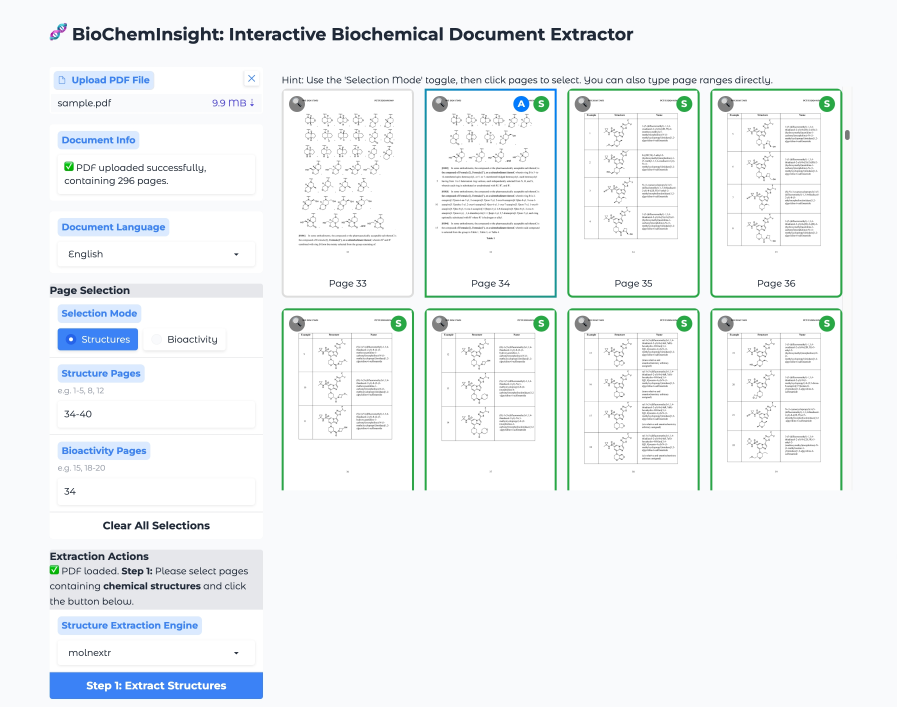
#> input picture images/BioChemInsight.jpeg, 2691 x 2119 px (shown at 1/3 size)
$ python -i detect_wavy_endpoints.py   (imports and definitions only)
#> lines starting #> are read from the running program, lines starting #| are printed output that depends on the picture; after the words box and inside, x2 and y2 are one past the last pixel; in counts of white or black regions, pixels touching at a corner belong together
#> in detect_image, image is the input picture: shape (2119, 2691, 3); mean B, G, R 245.6, 243.6, 239.9
from __future__ import annotations

import argparse
import csv
import json
import math
from collections import Counter
from pathlib import Path
from typing import Any

import cv2
import numpy as np


SIDE_NAMES = ("left", "right", "top", "bottom")


# [84 lines left out: functions load_rows, parse_json_dict, row_image_path, expected_direction, direction_to_side, expected_has_endpoint and 1 more, not called in this run]


def foreground_mask(image: np.ndarray) -> np.ndarray:
    gray = cv2.cvtColor(image, cv2.COLOR_BGR2GRAY) if image.ndim == 3 else image
    blurred = cv2.GaussianBlur(gray, (3, 3), 0)
    _, otsu = cv2.threshold(blurred, 0, 255, cv2.THRESH_BINARY_INV + cv2.THRESH_OTSU)
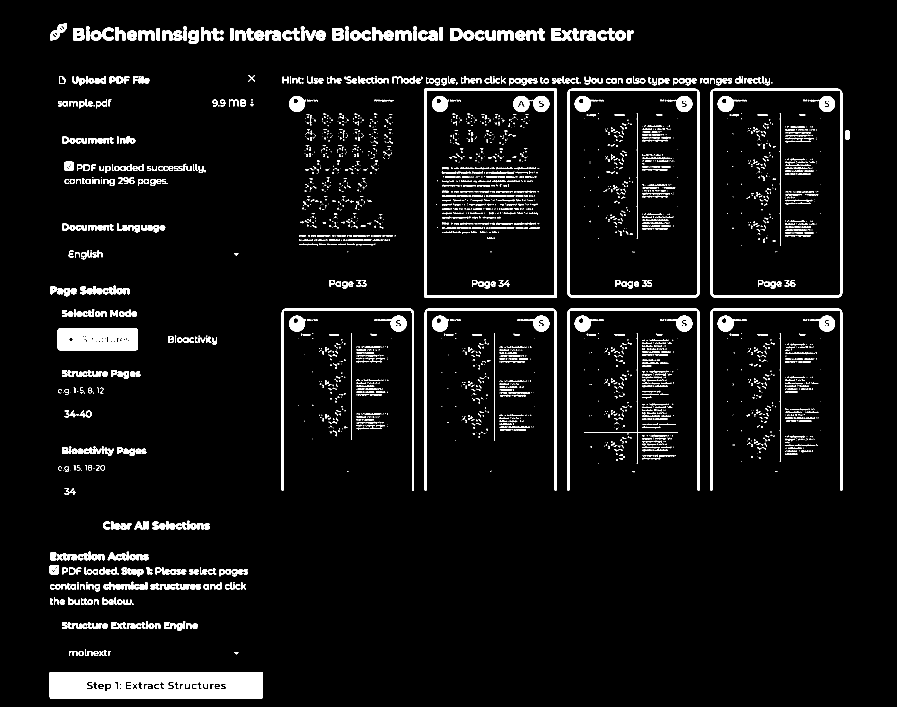
#> otsu: shape (2119, 2691) (shown at 1/3 size); 5.5% white; 3685 white regions (2384 under 20 px), largest, box (x1, y1, x2, y2) and area: (149, 2017, 789, 2097) 46519, (173, 985, 414, 1051) 14896, (1274, 266, 1670, 893) 12135
    fixed = (gray < 235).astype(np.uint8) * 255
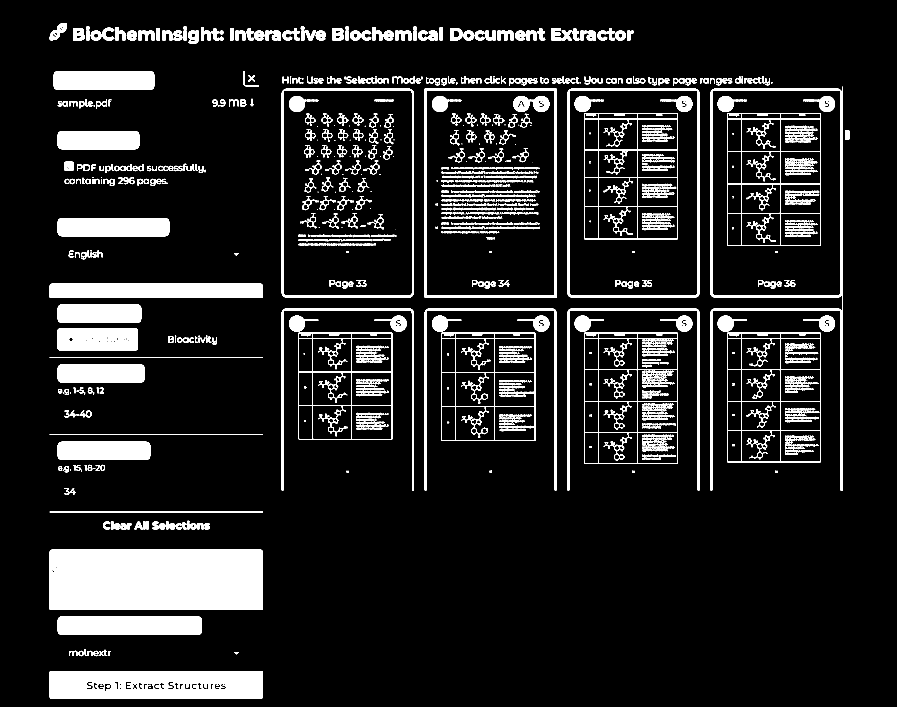
#> fixed: shape (2119, 2691) (shown at 1/3 size); 11.2% white; 1249 white regions (303 under 20 px), largest, box (x1, y1, x2, y2) and area: (149, 1649, 789, 1829) 115118, (149, 2015, 789, 2097) 48349, (149, 851, 789, 893) 26853
    mask = cv2.bitwise_or(otsu, fixed)
    kernel = np.ones((2, 2), dtype=np.uint8)
    mask = cv2.morphologyEx(mask, cv2.MORPH_OPEN, kernel, iterations=1)
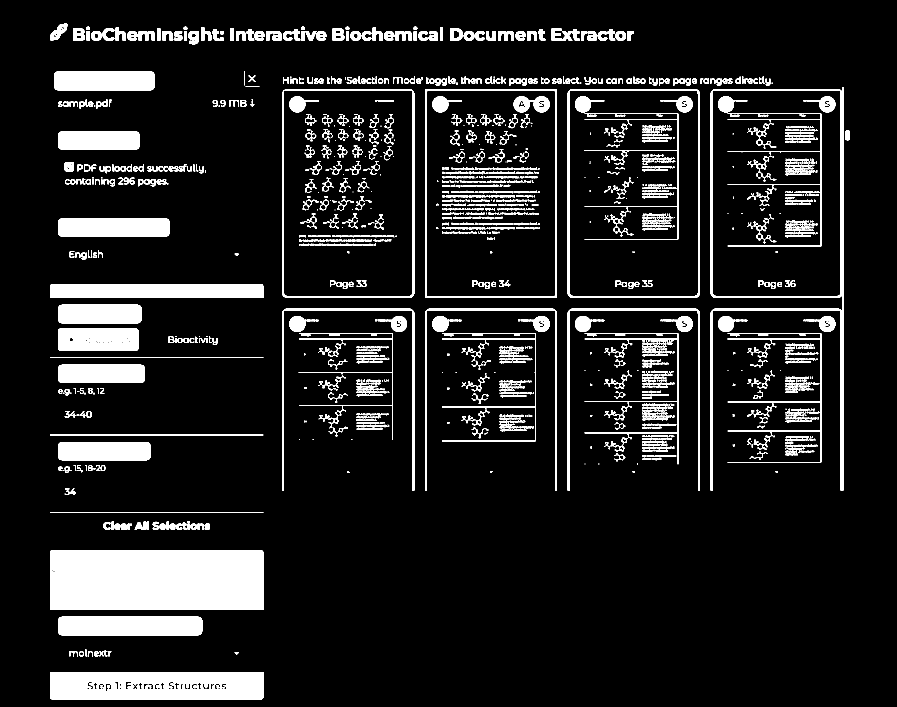
#> mask: shape (2119, 2691) (shown at 1/3 size); 11% white; 2176 white regions (783 under 20 px), largest, box (x1, y1, x2, y2) and area: (150, 1650, 790, 1830) 115118, (150, 2016, 790, 2098) 48339, (150, 852, 790, 894) 26853
    return mask


def bbox_from_mask(mask: np.ndarray) -> tuple[int, int, int, int] | None:
    ys, xs = np.where(mask > 0)
    if len(xs) == 0:
        return None
    return int(xs.min()), int(ys.min()), int(xs.max()) + 1, int(ys.max()) + 1


def side_band(mask: np.ndarray, bbox: tuple[int, int, int, int], side: str) -> np.ndarray:
    x1, y1, x2, y2 = bbox
    width = max(1, x2 - x1)
    height = max(1, y2 - y1)
    band_w = max(6, int(round(width * 0.28)))
    band_h = max(6, int(round(height * 0.28)))
    if side == "left":
        return mask[y1:y2, x1 : min(x2, x1 + band_w)]
    if side == "right":
        return mask[y1:y2, max(x1, x2 - band_w) : x2]
    if side == "top":
        return mask[y1 : min(y2, y1 + band_h), x1:x2]
    return mask[max(y1, y2 - band_h) : y2, x1:x2]


def band_complexity(band: np.ndarray) -> dict[str, float]:
    if band.size == 0:
        return {"ink": 0.0, "edge_density": 0.0, "component_density": 0.0}
    ink = float((band > 0).mean())
    edges = cv2.Canny(band, 50, 150)
    edge_density = float((edges > 0).mean())
    num_labels, _, stats, _ = cv2.connectedComponentsWithStats((band > 0).astype(np.uint8), 8)
    useful = 0
    for index in range(1, num_labels):
        area = int(stats[index, cv2.CC_STAT_AREA])
        if area >= 3:
            useful += 1
    component_density = useful / max(1.0, math.sqrt(float(band.shape[0] * band.shape[1])))
    return {
        "ink": ink,
        "edge_density": edge_density,
        "component_density": component_density,
    }


def detect_image(path: Path) -> dict[str, Any]:
    image = cv2.imread(str(path), cv2.IMREAD_COLOR)
    if image is None:
        return {
            "image_readable": False,
            "visual_endpoint_score": 0.0,
            "predicted_side": "",
            "side_scores": {},
        }
    mask = foreground_mask(image)
    bbox = bbox_from_mask(mask)
#> bbox = (150, 70, 2550, 2098)
    if bbox is None:
        return {
            "image_readable": True,
            "visual_endpoint_score": 0.0,
            "predicted_side": "",
            "side_scores": {},
        }
    image_h, image_w = mask.shape[:2]
#> image_h = 2119; image_w = 2691
    x1, y1, x2, y2 = bbox
#> x1 = 150; y1 = 70; x2 = 2550; y2 = 2098
    side_scores = {}
    side_features = {}
    for side in SIDE_NAMES:
        band = side_band(mask, bbox, side)
        features = band_complexity(band)
        if side == "left":
            proximity = 1.0 - min(1.0, x1 / max(1.0, image_w * 0.18))
        elif side == "right":
            proximity = 1.0 - min(1.0, (image_w - x2) / max(1.0, image_w * 0.18))
        elif side == "top":
            proximity = 1.0 - min(1.0, y1 / max(1.0, image_h * 0.18))
        else:
            proximity = 1.0 - min(1.0, (image_h - y2) / max(1.0, image_h * 0.18))
        score = (
            0.58 * min(1.0, features["edge_density"] * 18.0)
            + 0.25 * min(1.0, features["ink"] * 7.0)
            + 0.12 * min(1.0, features["component_density"] * 5.0)
            + 0.05 * proximity
        )
        side_scores[side] = float(score)
        side_features[side] = {**features, "proximity": float(proximity)}
#> this loop made 4 passes
#> (ink in band_complexity, edge_density in band_complexity, num_labels in band_complexity, proximity, score) on passes 1 to 4: (0.262, 0.0192, 195, 0.69, 0.585), (0.0765, 0.033, 795, 0.709, 0.634), (0.126, 0.0427, 1026, 0.816, 0.827), (0.142, 0.00555, 36, 0.945, 0.372)
#> pass 1, in detect_image, `band = side_band(mask, bbox, side)`:
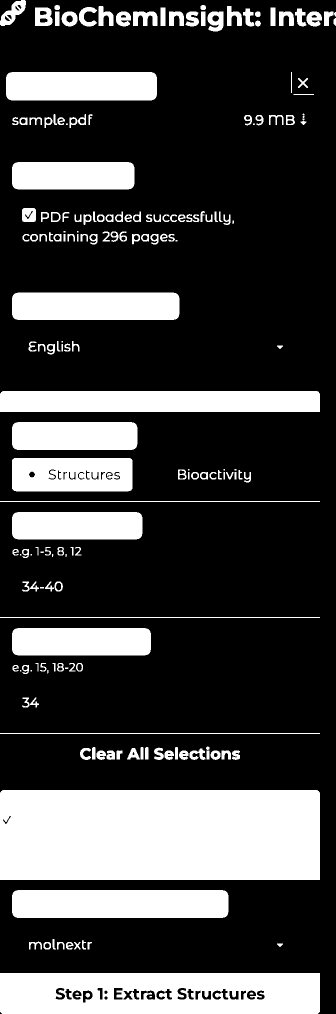
#> band: shape (2028, 672) (shown at 1/2 size); 26.2% white; 194 white regions (21 under 20 px), largest, box (x1, y1, x2, y2) and area: (0, 1580, 640, 1760) 115118, (0, 1946, 640, 2028) 48339, (0, 782, 640, 824) 26853
#> pass 1, in band_complexity, `edges = cv2.Canny(band, 50, 150)`:
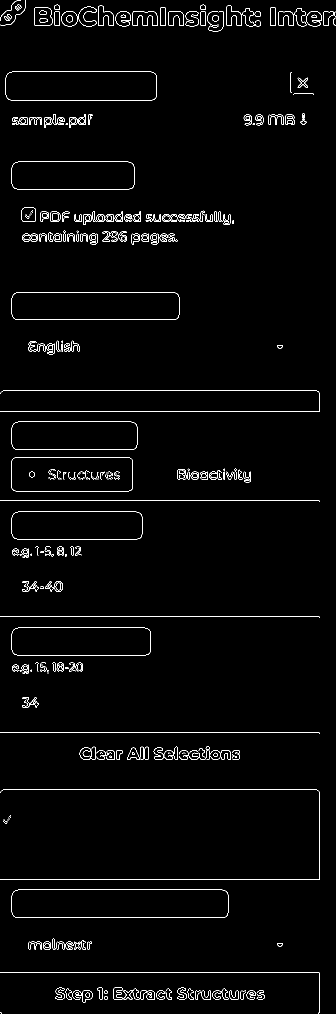
#> edges: shape (2028, 672) (shown at 1/2 size); 1.9% white in thin lines or dots
#> pass 2, in band_complexity (call 2), `edges = cv2.Canny(band, 50, 150)`:
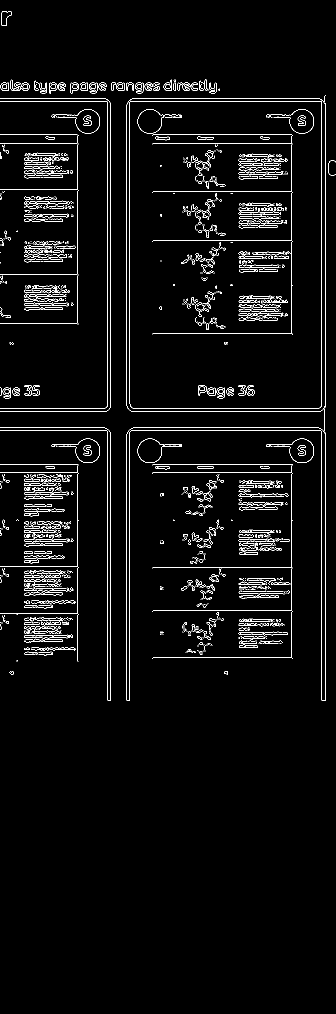
#> edges: shape (2028, 672) (shown at 1/2 size); 3.3% white in thin lines or dots, all inside (x1, y1, x2, y2) = (0, 22, 672, 1402)
#> after the loop:
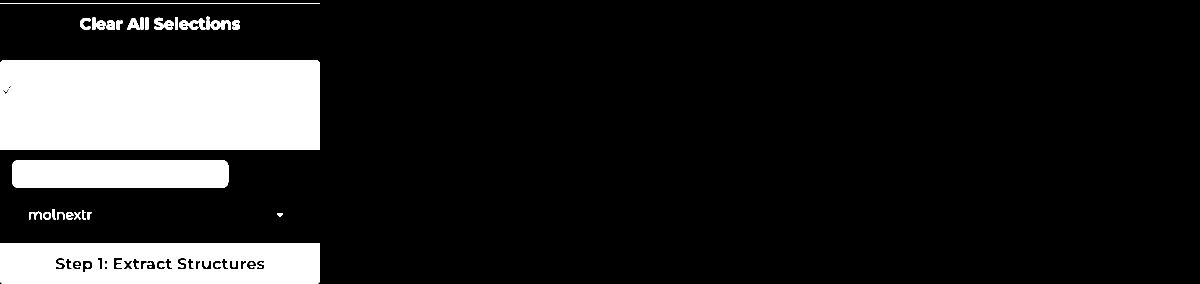
#> band: shape (568, 2400) (shown at 1/2 size); 14.2% white; 35 white regions (1 under 20 px), largest, box (x1, y1, x2, y2) and area: (0, 120, 640, 300) 115118, (0, 486, 640, 568) 48339, (24, 320, 457, 376) 24100
#> after the loop, side_features = 4 items; side_scores = {'left': 0.585, 'right': 0.634, 'top': 0.827, 'bottom': 0.372}
    predicted_side = max(side_scores, key=side_scores.get)
#> predicted_side = 'top'
    visual_score = float(side_scores[predicted_side])
#> visual_score = 0.827
    return {
        "image_readable": True,
        "image_width": int(image_w),
        "image_height": int(image_h),
        "bbox": [int(x1), int(y1), int(x2), int(y2)],
        "visual_endpoint_score": visual_score,
        "predicted_side": predicted_side,
        "side_scores": side_scores,
        "side_features": side_features,
    }


# [133 lines left out: functions precision_recall, side_accuracy, write_jsonl, main, not called in this run]


# [2 lines not run here, left out]

>>> result = detect_image('../../../images/BioChemInsight.jpeg')
#> result = 8 items
